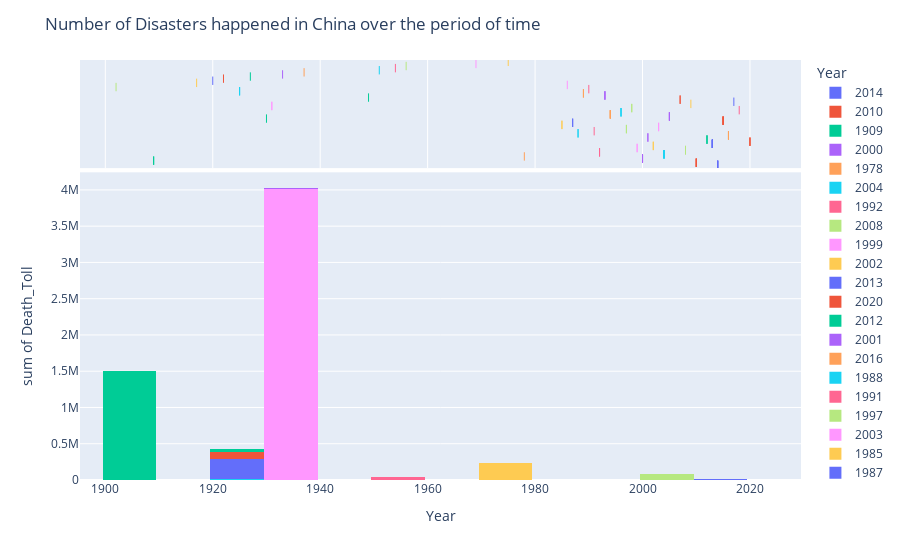

Notebook cell for this chart:
### Code cell
# To show which years are worst years in CHINA from disaster perspective
import plotly.express as px
df1 = df.query('Country_Name=="China"')
fig = px.histogram(df1, x="Year", y="Death_Toll", color="Year", marginal="rug",
                   hover_data=df1.columns)
fig.update_layout(title='Number of Disasters happened in China over the period of time')
fig.show()
